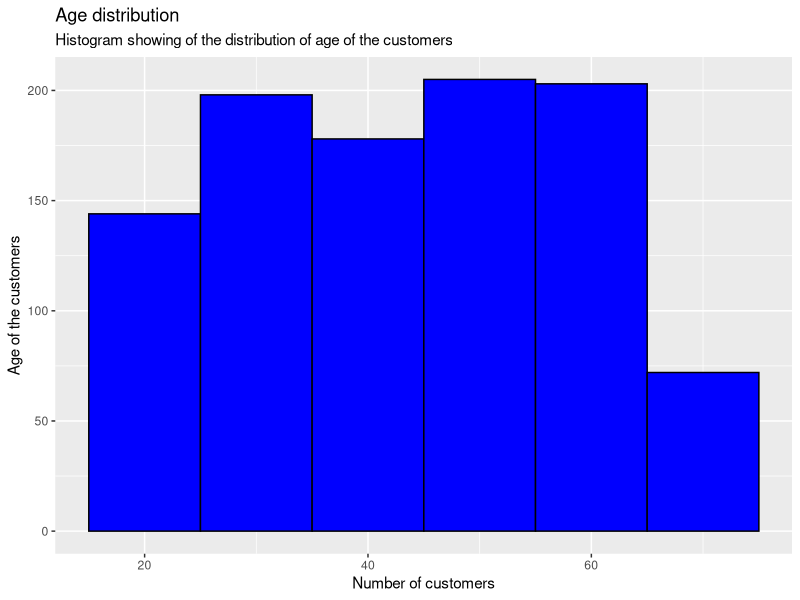
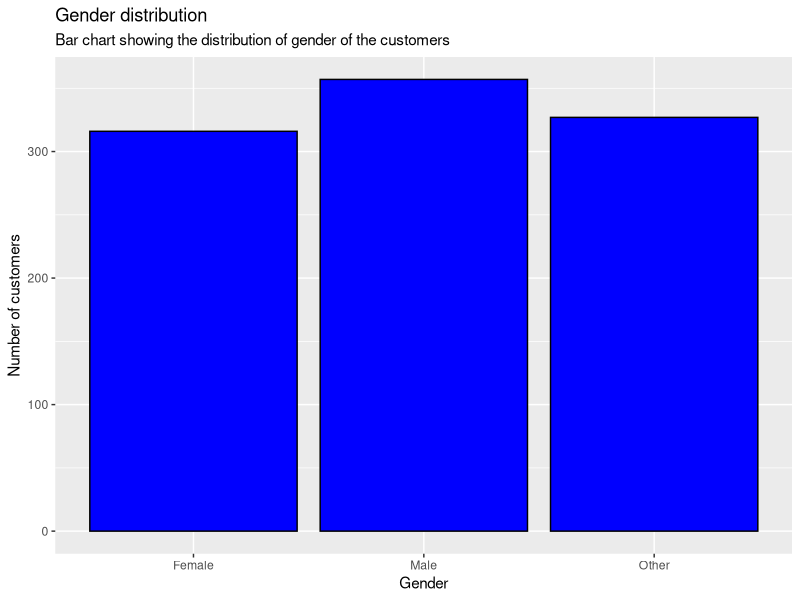
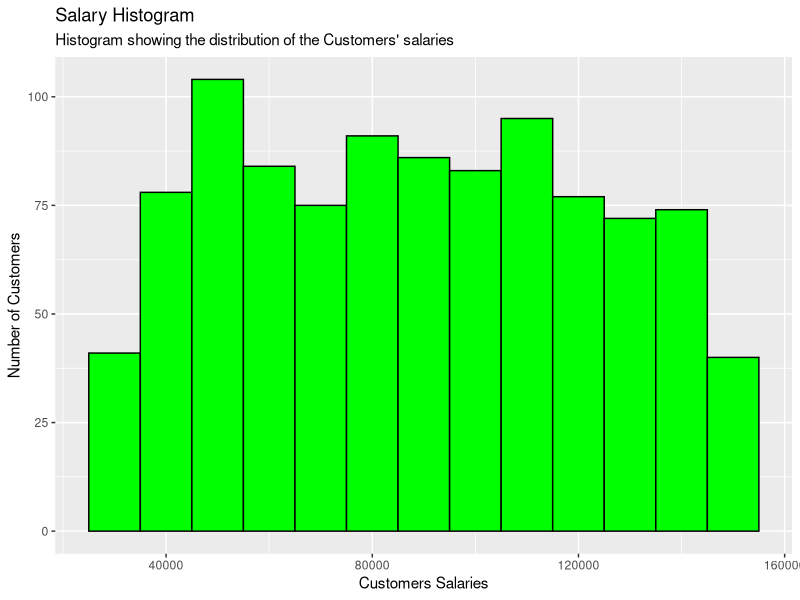
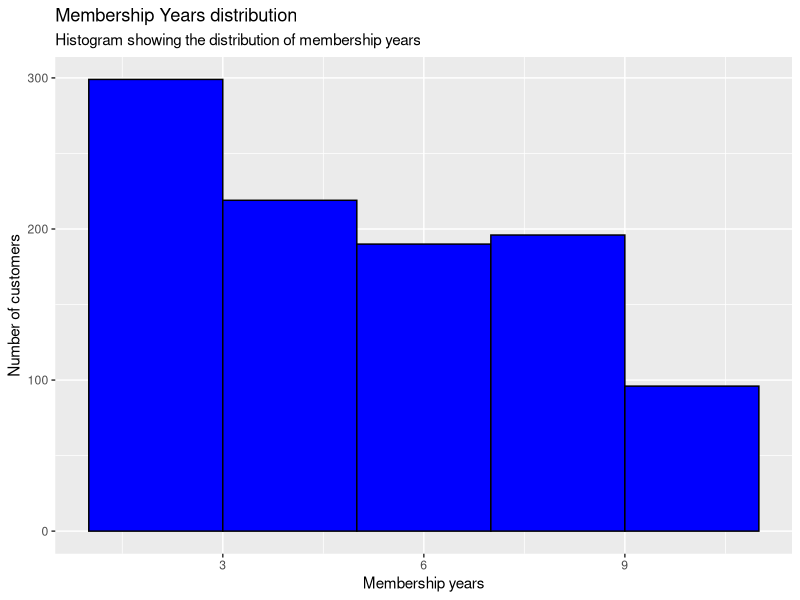
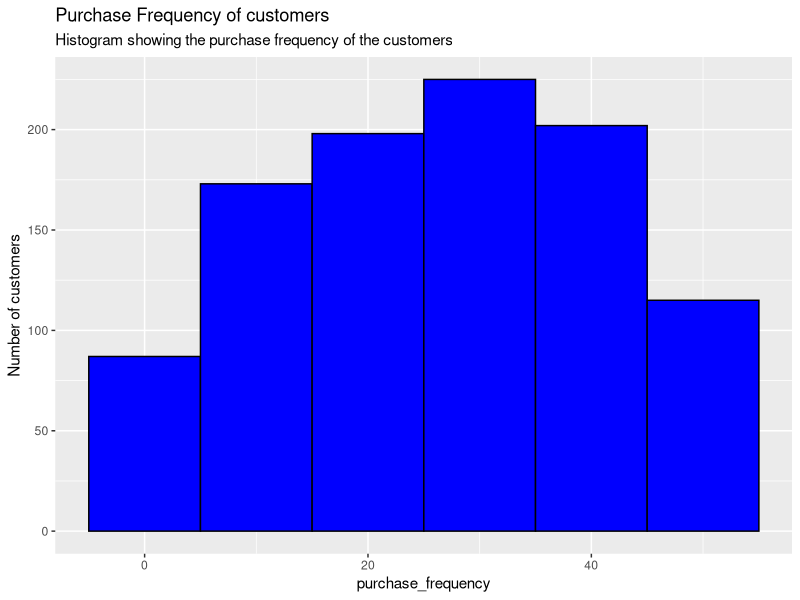
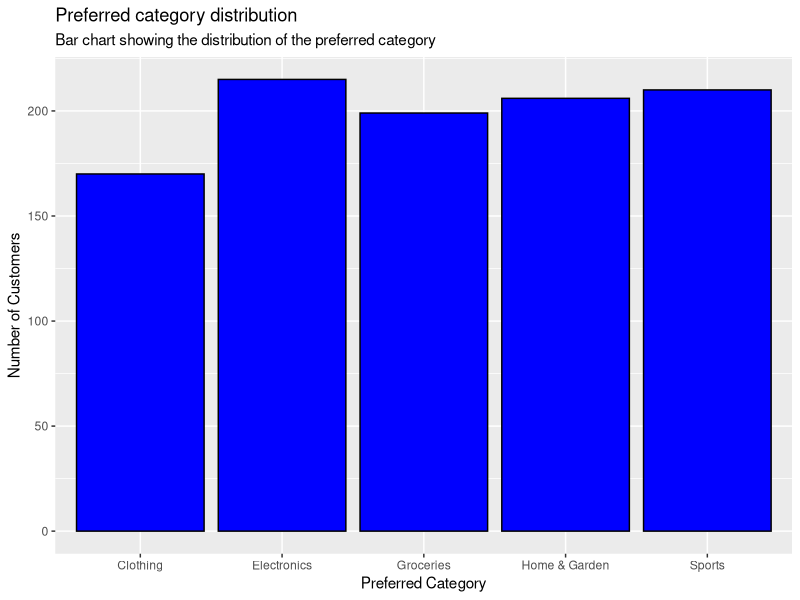
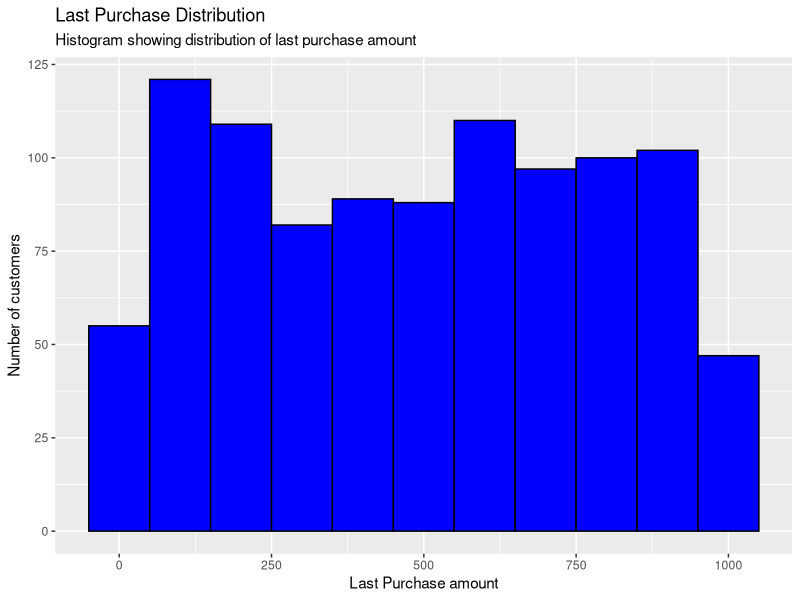
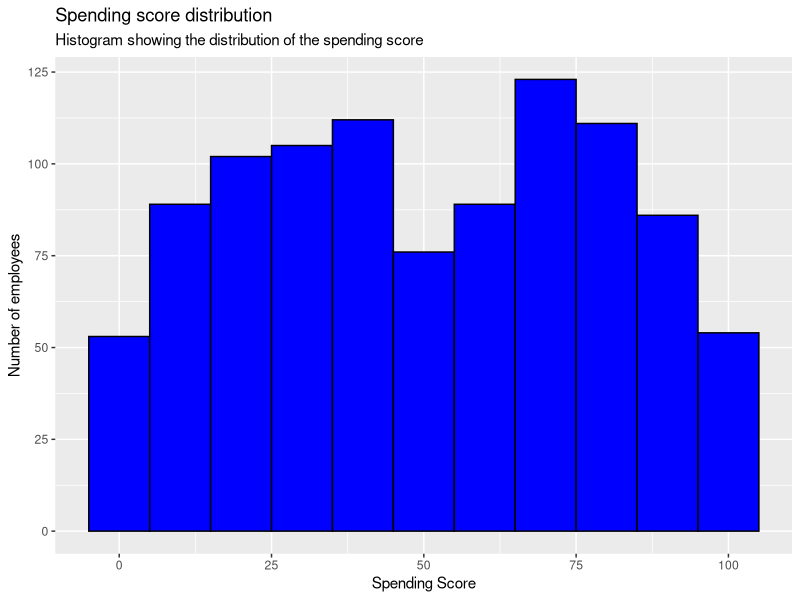

Here is the R script that generated these plots, in order:
csd = read.csv('customer_segmentation_data.csv')

install.packages('tidyverse')

library(tidyverse)

# The data has no missing values therefore it is clean


# Histogram showing the distribution of age of the customers
age_hist_plot <- ggplot(data<- csd) +
  geom_histogram(mapping = aes(x=age), fill = 'blue', binwidth = 10, color = 'black') +
  labs(
    title = 'Age distribution',
    subtitle = 'Histogram showing of the distribution of age of the customers',
    x= 'Number of customers',
    y = 'Age of the customers'
  )

ggsave('Age Histogram image.png', plot = age_hist_plot, width = 6, height = 4)


# bar chart showing the distribution of gender of the customers
gender_count <- csd %>%
  dplyr::count(gender)

gender_bar <- ggplot(data = gender_count, aes(x = gender, y = n)) +
  geom_bar(stat = 'identity', fill = 'blue', color = 'black' ) +
  labs(
    title = 'Gender distribution',
    subtitle = 'Bar chart showing the distribution of gender of the customers',
    x = 'Gender',
    y = 'Number of customers'
  )
ggsave('Gender bar chart.png', plot = gender_bar, width = 6, height = 4)


# Histogram showing the distribution of the salary of the customers
salary_dist <- ggplot(data = csd, aes(x = income)) +
  geom_histogram(fill='green', binwidth = 10000, color= 'black' ) +
  labs(
    title = 'Salary Histogram',
    subtitle = "Histogram showing the distribution of the Customers' salaries",
    y = 'Number of Customers',
    x = 'Customers Salaries'
  )

ggsave('Salary Histogram.png', plot = salary_dist, width = 6, height= 4)

# Histogram showing the distribution of membership years
membership_dist <- ggplot(data = csd, aes(x=membership_years)) +
  geom_histogram(fill = 'blue', color= 'black', binwidth = 2) +
  labs(
    title = 'Membership Years distribution',
    subtitle = 'Histogram showing the distribution of membership years',
    x = 'Membership years',
    y = 'Number of customers'
  )
ggsave('Membership Years distribution.png', plot = membership_dist, width = 6, height = 4)

# distribution showing purchase frequency
purchase_freq <- ggplot(data= csd, aes(x = purchase_frequency)) +
  geom_histogram(fill= 'blue', color = 'black', binwidth = 10)  +
  labs (
    title = 'Purchase Frequency of customers',
    subtitle = 'Histogram showing the purchase frequency of the customers',
    y= 'Number of customers'
  )
ggsave('Purchase Frequency histogram.png', plot = purchase_freq, width = 6, height = 4)


# bar chart distribution of the preferred category

category_count <- csd %>% 
  dplyr::count(preferred_category)

cat_count_dist = ggplot(data = category_count, aes(x= preferred_category, y = n)) +
  geom_bar(stat = 'identity',fill= 'blue', color = 'black') +
  labs(
    title = 'Preferred category distribution',
    subtitle = 'Bar chart showing the distribution of the preferred category',
    x = 'Preferred Category',
    y = 'Number of Customers'
  )
ggsave('Preferred Category.png', plot = cat_count_dist, width = 6, height = 4)

# histogram showing the last purchase amount
last_purchase = ggplot(data = csd, aes(x=last_purchase_amount)) +
  geom_histogram(fill= 'blue', color = 'black', binwidth = 100) +
  labs (
    title = 'Last Purchase Distribution',
    subtitle = 'Histogram showing distribution of last purchase amount',
    x = 'Last Purchase amount',
    y = 'Number of customers'
  )

ggsave('last purchase distribution.png', plot = last_purchase, width = 6, height = 4)


# Histogram showing the spending score of the customers

spending_score_hist <- ggplot(data = csd, aes(x=spending_score)) +
  geom_histogram(fill= 'blue', color = 'black', binwidth = 10) +
  labs(
    title = 'Spending score distribution',
    subtitle = 'Histogram showing the distribution of the spending score',
    x = 'Spending Score',
    y = 'Number of employees'
    
  )

ggsave('Spending Score Histogram.png', plot = spending_score_hist, width = 6, height = 4)


# regression plot showing relationship between age and income
age_income_relationship<- ggplot(data = csd, aes(x <-age, y <-income)) +
  geom_point() +
  geom_smooth(method = 'lm', se = FALSE)

ggsave('Age-Income relationship.png', plot = age_income_relationship, width = 6, height = 4)


# Finding the gender with the highest purchase frequency

summarized_data <- csd %>% 
  dplyr::group_by(gender) %>% 
  dplyr::summarise(mean_value = mean(purchase_frequency))

gender_based_purchase_frequency <- ggplot(data = summarized_data, aes(x = gender, y = mean_value)) +
  geom_bar(stat = 'identity', fill= 'blue', color = 'black') +
  labs(
    title =  'Purchase Frequency visualisations',
    subtitle = 'Bar chart showing Purchase Frequency according to gender',
    x = 'Gender', 
    y = 'Purchase Frequency'
  )

ggsave('purchase_frequency.png', plot = gender_based_purchase_frequency, width = 6, height = 4)

# preferred category  and the sum fo the purchased frequency

category_group <- csd %>% 
  dplyr::group_by(preferred_category) %>% 
  dplyr::summarise(mean_purchase_frequency = mean(purchase_frequency))

category_based_purchase_frequency <- ggplot(data = category_group, aes(x=preferred_category, y = mean_purchase_frequency)) +
  geom_bar(stat = 'identity', fill = 'blue', color = 'black' ) +
  labs(
    title = 'Category Based Purchase Frequency',
    subtitle = 'Bar graph showing the Category Based Purchase Frequency',
    x = 'Purchase Frequency',
    y = ' Mean Purchase Frequency'
    )
ggsave('Category Based Purchase Frequency.png', 
       plot = category_based_purchase_frequency,
       width = 6, 
       height = 4
       )

# Gender with more membership years
gender_based_membership_years <- csd %>% 
  dplyr::group_by(gender) %>% 
  dplyr::summarise(average_membership_years =mean(membership_years))

 gender_based_membership_years_plot <- ggplot(
   data = gender_based_membership_years,
   aes(x = gender, y = average_membership_years)
   ) +
   geom_bar(stat = 'identity', fill = 'blue', color = 'black') +
   labs(
     title = 'Gender Based Membership Plot',
     subtitle = 'Bar chart showing the Gender Based Membership Plot',
     x =  'Gender',
     y = 'Average Membership Years'
   )
 
 ggsave('Gender Based membership Plot.png', 
        plot = gender_based_membership_years_plot,
        height = 4,
        width = 6)
 
 # Gender with more spending scores
 gender_based_spending_scores <- csd %>% 
   dplyr::group_by(gender) %>% 
   dplyr::summarise(average_spending_score = mean(spending_score))
 
 gender_based_spending_score_plot <- ggplot(data = gender_based_spending_scores,
   aes(x = gender, y = average_spending_score)
   ) +
   geom_bar(stat = 'identity', fill = 'blue', color = 'black') +
   labs(
     title = 'Gender Based Spending Score',
     subtitle = 'Bar chart showing the Gender Based Spending Score',
     x =  'Gender',
     y = 'Average Membership Years'
   )
 
 ggsave('Gender Based Spending Score.png', 
        plot = gender_based_spending_score_plot,
        height = 4,
        width = 6)
 

